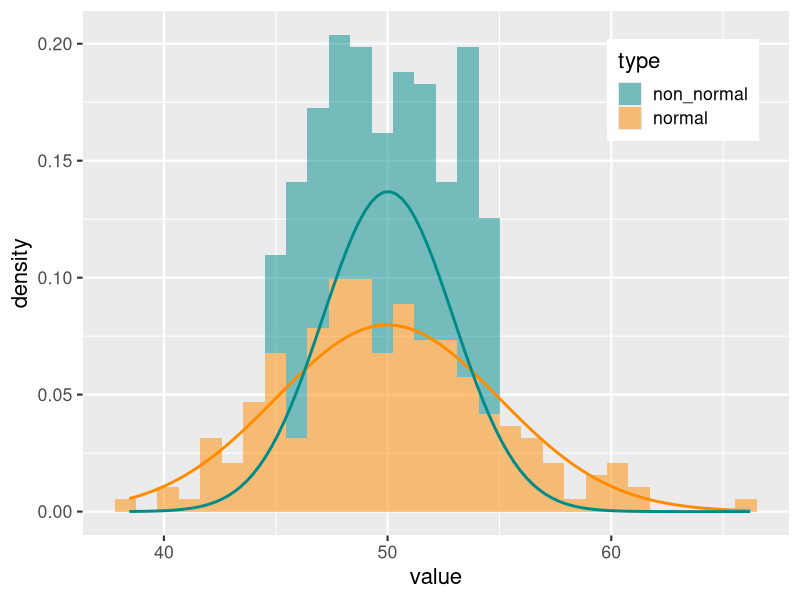
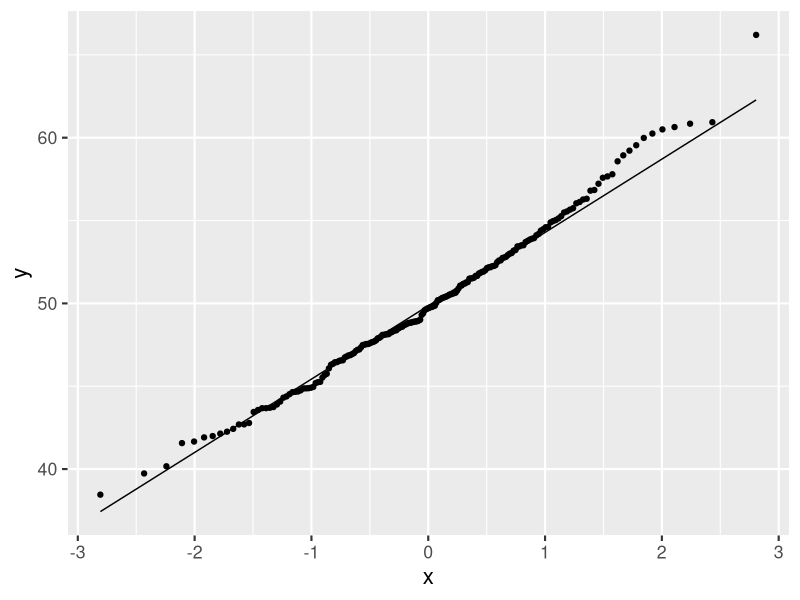
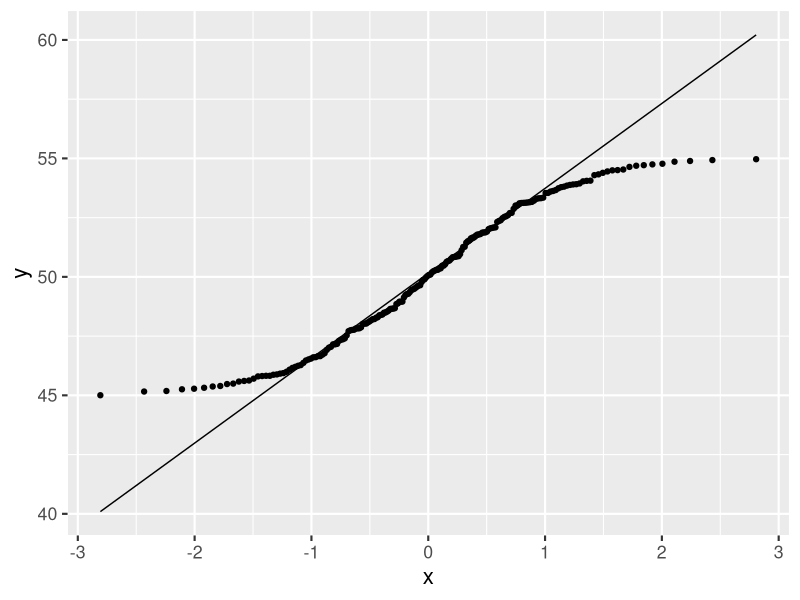
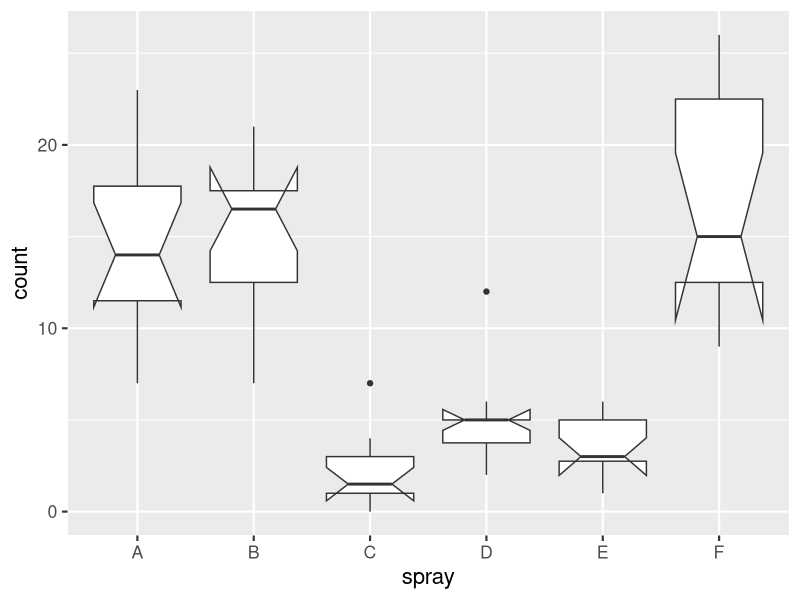

Here is the R script that generated these plots, in order:
## ---- chunk 1
knitr::opts_chunk$set(
  echo = TRUE, 
  warning = FALSE, 
  message = FALSE, 
  collapse = TRUE,
  fig.height = 6.3,
  fig.allign = 'center',
  fig.retina = 3.5,
  fig.showtext = TRUE,
  error = TRUE
)
library(tidyverse)
theme_set(theme_grey(base_size=16))
options(scipen = 0)
## ---- chunk 2

## ---- chunk 3
set.seed(123)
mydata <- tibble(
  normal = rnorm(
    n = 200,
    mean = 50,
    sd = 5
  ),
  non_normal = runif(
    n = 200,
    min = 45,
    max = 55
  )
)

## ---- chunk 4
mydata %>%
  pivot_longer(cols = 1:2, names_to = "type", values_to = "value") %>%
  ggplot()+
  geom_histogram(alpha = 0.5, aes( x = value, fill = type,y = ..density..)) + # plot probability instead of count on y axis
  stat_function(fun = dnorm,
                args = list(mean = 50,
                            sd = 5),
                color = "darkorange", size = 1)+
  stat_function(fun = dnorm,
                args = list(mean = mean(mydata$non_normal),
                            sd = sd(mydata$non_normal)),
                color = "cyan4", size = 1)+
    scale_fill_manual(values = c("cyan4", "darkorange"))+
  theme(legend.position = c(0.85,0.85))
## ---- chunk 5
head(mydata$normal, n=8)
## ---- chunk 6
print(select(mydata, normal),n=3)
## ---- chunk 7
ks.test(mydata$normal,
  "pnorm",
  mean = mean(mydata$normal),
  sd = sd(mydata$normal)
)
## ---- chunk 8
ks.test(mydata$non_normal,
  "pnorm",
  mean = mean(mydata$non_normal),
  sd = sd(mydata$non_normal)
)
## ---- chunk 9
shapiro.test(mydata$normal)
## ---- chunk 10
shapiro.test(mydata$non_normal)
## ---- chunk 11
ggplot(mydata, aes(sample = normal)) +
  stat_qq() +
  stat_qq_line()
## ---- chunk 12
ggplot(mydata, aes(sample = non_normal)) +
  stat_qq() +
  stat_qq_line()
## ---- chunk 13
TreatA <- filter(InsectSprays,
                 spray == "A")$count
TreatB <- filter(InsectSprays,
                 spray == "B")$count
TreatE <- filter(InsectSprays,
                 spray == "E")$count
## ---- chunk 14
ggplot(InsectSprays, aes(x=spray, y=count))+
  geom_boxplot(notch=TRUE)
## ---- chunk 15
shapiro.test(TreatA)
shapiro.test(TreatB)
shapiro.test(TreatE)
## ---- chunk 16
var.test(TreatA, TreatB)
## ---- chunk 17
var.test(TreatA, TreatE)
## ---- chunk 18
t.test(TreatA, TreatB, var.equal = TRUE)
## ---- chunk 19
t.test(TreatA, TreatE, var.equal = FALSE)
## ---- chunk 20
wilcox.test(TreatA, TreatB)
